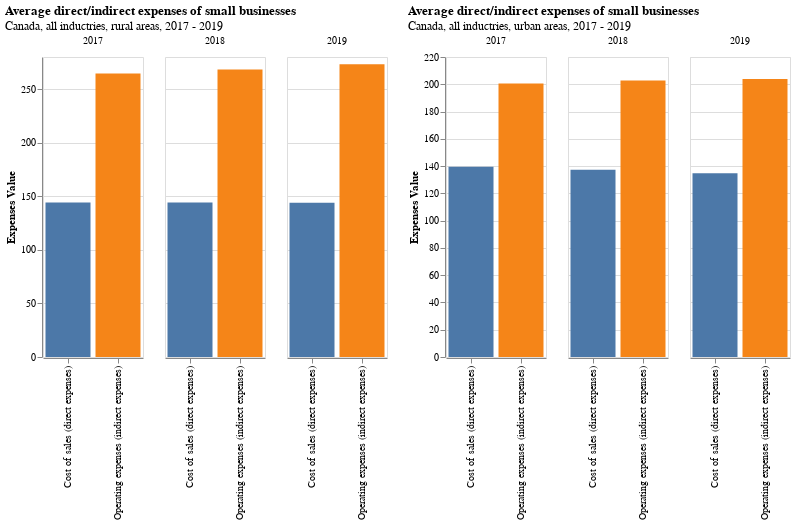

The notebook cell saved with this chart:
### Code cell
chart5 | chart8

### Figure 1 — Vega-Lite specification as saved in the notebook (floating-point values rounded to 4 significant figures)
{"config": {"view": {"continuousWidth": 400, "continuousHeight": 300}}, "hconcat": [{"data": {"name": "data-e2dd5acbac832de7c964dc85b95e7a85"}, "mark": "bar", "encoding": {"color": {"field": "type", "legend": null, "type": "nominal"}, "column": {"field": "Reference year", "title": "", "type": "quantitative"}, "x": {"field": "type", "title": "", "type": "nominal"}, "y": {"field": "value", "title": "Expenses Value", "type": "quantitative"}}, "height": 300, "title": {"text": "Average direct/indirect expenses of small businesses", "subtitle": "Canada, all inductries, rural areas, 2017 - 2019"}, "width": 100}, {"data": {"name": "data-27509260117bb77070a86a7a46e950b4"}, "mark": "bar", "encoding": {"color": {"field": "type", "legend": null, "type": "nominal"}, "column": {"field": "Reference year", "title": "", "type": "quantitative"}, "x": {"field": "type", "title": "", "type": "nominal"}, "y": {"field": "value", "title": "Expenses Value", "type": "quantitative"}}, "height": 300, "title": {"text": "Average direct/indirect expenses of small businesses", "subtitle": "Canada, all inductries, urban areas, 2017 - 2019"}, "width": 100}], "$schema": "https://vega.github.io/schema/vega-lite/v4.17.0.json", "datasets": {"data-e2dd5acbac832de7c964dc85b95e7a85": [{"Reference year": 2017.0, "Location indicator": "Rural", "type": "Cost of sales (direct expenses)", "value": "144.1"}, {"Reference year": 2018.0, "Location indicator": "Rural", "type": "Cost of sales (direct expenses)", "value": "144.2"}, {"Reference year": 2019.0, "Location indicator": "Rural", "type": "Cost of sales (direct expenses)", "value": "143.9"}, {"Reference year": 2017.0, "Location indicator": "Rural", "type": "Operating expenses (indirect expenses)", "value": "264.6"}, {"Reference year": 2018.0, "Location indicator": "Rural", "type": "Operating expenses (indirect expenses)", "value": "268.3"}, {"Reference year": 2019.0, "Location indicator": "Rural", "type": "Operating expenses (indirect expenses)", "value": "273.3"}], "data-27509260117bb77070a86a7a46e950b4": [{"Reference year": 2017.0, "Location indicator": "Urban", "type": "Cost of sales (direct expenses)", "value": "139.6"}, {"Reference year": 2018.0, "Location indicator": "Urban", "type": "Cost of sales (direct expenses)", "value": "137.4"}, {"Reference year": 2019.0, "Location indicator": "Urban", "type": "Cost of sales (direct expenses)", "value": "134.7"}, {"Reference year": 2017.0, "Location indicator": "Urban", "type": "Operating expenses (indirect expenses)", "value": "200.5"}, {"Reference year": 2018.0, "Location indicator": "Urban", "type": "Operating expenses (indirect expenses)", "value": "202.7"}, {"Reference year": 2019.0, "Location indicator": "Urban", "type": "Operating expenses (indirect expenses)", "value": "203.8"}]}}
